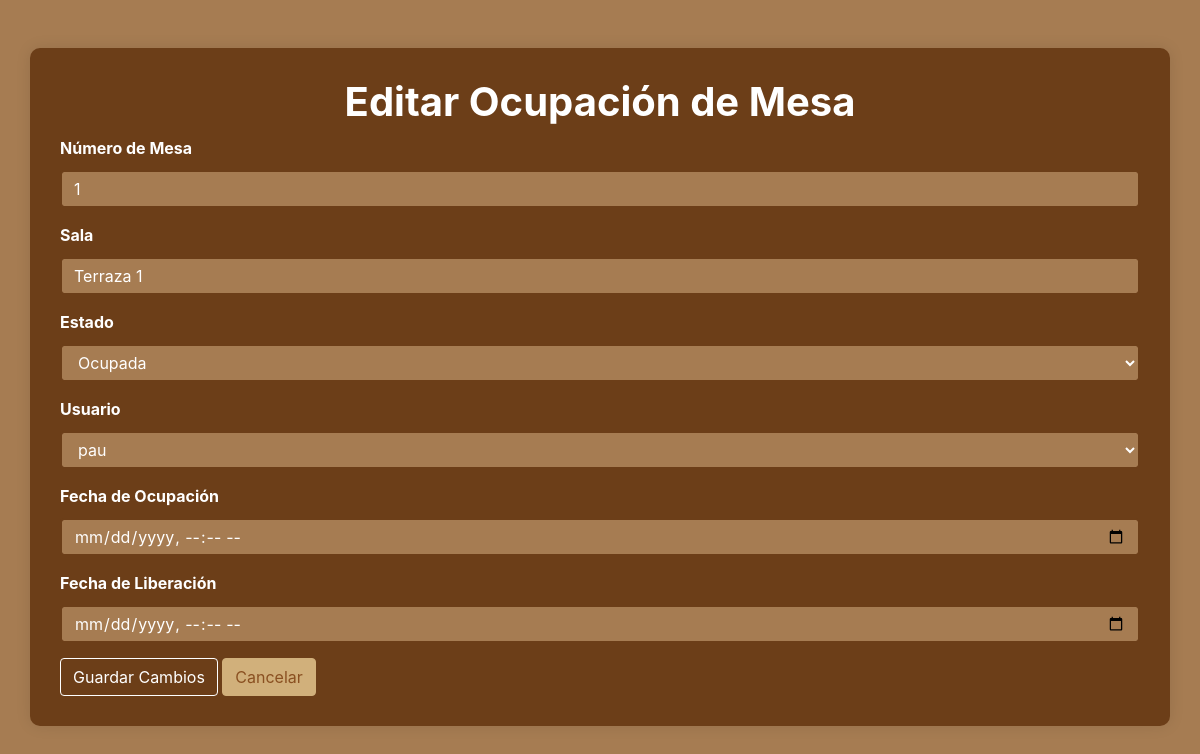
Screenshot of /admin/gestionMesas/editar_ocupacion.php?id=1 (signed in) with the database file from the repository.
### tables this page shows
CREATE TABLE tbl_tables (
    table_id INT PRIMARY KEY AUTO_INCREMENT,
    room_id INT NOT NULL,
    table_number INT NOT NULL,
    capacity INT NOT NULL,
    status ENUM('free', 'occupied') DEFAULT 'free',   
    FOREIGN KEY (room_id) REFERENCES tbl_rooms(room_id) ON DELETE CASCADE
);

CREATE TABLE tbl_rooms (
    room_id INT PRIMARY KEY AUTO_INCREMENT,
    name_rooms VARCHAR(50) NOT NULL,
    capacity INT NOT NULL,
    description TEXT,
    image_url VARCHAR(255)   
);

### admin/gestionMesas/editar_ocupacion.php (the view, shortened to what this page needs)
<?php
include_once('../../conexion/conexion.php');
try {
    $tableId = intval($_GET['id']);
    $sql = "
        SELECT
            tbl_tables.table_id,
            tbl_tables.table_number,
            tbl_rooms.name_rooms AS room_name,
            tbl_tables.status,
            tbl_occupations.start_time,
            tbl_occupations.end_time,
            tbl_users.username,
            tbl_users.user_id
        FROM
            tbl_tables
        INNER JOIN
            tbl_rooms ON tbl_tables.room_id = tbl_rooms.room_id
        LEFT JOIN
            tbl_occupations ON tbl_tables.table_id = tbl_occupations.table_id
        LEFT JOIN
            tbl_users ON tbl_occupations.user_id = tbl_users.user_id
        WHERE
            tbl_tables.table_id = ?
    ";
    $stmt = $conexion->prepare($sql);
    $stmt->bindParam(1, $tableId, PDO::PARAM_INT);
    $stmt->execute();
    $occupacion = $stmt->fetch(PDO::FETCH_ASSOC);
    $usuariosSql = "SELECT user_id, username FROM tbl_users";
    $usuariosStmt = $conexion->query($usuariosSql);
    $usuarios = $usuariosStmt->fetchAll(PDO::FETCH_ASSOC);
} catch (PDOException $e) {
    die("Error de conexión: " . $e->getMessage());
} catch (Exception $e) {
    die("Error: " . $e->getMessage());
}
?>
<!DOCTYPE html>
<html lang="es">
<head>
    <link rel="stylesheet" href="https://maxcdn.bootstrapcdn.com/bootstrap/4.5.2/css/bootstrap.min.css">
</head>
<body>
    <div class="container my-5">
        <h1 class="text-center texto-historial">Editar Ocupación de Mesa</h1>
        <form method="POST">
            <div class="form-group">
                <label for="table_number" class="texto-historial">Número de Mesa</label>
                <input type="text" class="form-control" id="table_number"
                       value="<?= htmlspecialchars($occupacion['table_number']) ?>" readonly>
            </div>
            <div class="form-group">
                <label for="room_name" class="texto-historial">Sala</label>
                <input type="text" class="form-control" id="room_name"
                       value="<?= htmlspecialchars($occupacion['room_name']) ?>" readonly>
            </div>
            <div class="form-group">
                <label for="estado" class="texto-historial">Estado</label>
                <select class="form-control" id="estado" name="estado" required>
                    <option value="occupied" <?= $occupacion['status'] === 'occupied' ? 'selected' : '' ?>>Ocupada</option>
                </select>
            </div>
            <div class="form-group">
                <label for="usuario" class="texto-historial">Usuario</label>
                <select class="form-control" id="usuario" name="usuario" required>
                    <?php foreach ($usuarios as $usuario): ?>
                        <option value="<?= $usuario['user_id'] ?>" <?= $usuario['user_id'] == $occupacion['user_id'] ? 'selected' : '' ?>>
                            <?= htmlspecialchars($usuario['username']) ?>
                        </option>
                    <?php endforeach; ?>
                </select>
            </div>
            <div class="form-group">
                <label for="start_time" class="texto-historial">Fecha de Ocupación</label>
                <input type="datetime-local" class="form-control" id="start_time" name="start_time"
                       value="<?= $occupacion['start_time'] ? date('Y-m-d\TH:i', strtotime($occupacion['start_time'])) : '' ?>" required>
            </div>
            <div class="form-group">
                <label for="end_time" class="texto-historial">Fecha de Liberación</label>
                <input type="datetime-local" class="form-control" id="end_time" name="end_time"
                       value="<?= $occupacion['end_time'] ? date('Y-m-d\TH:i', strtotime($occupacion['end_time'])) : '' ?>">
            </div>
            <button type="submit" class="btn btn-primary">Guardar Cambios</button>
            <a href="../historial.php" class="btn btn-secondary">Cancelar</a>
        </form>
    </div>
</body>
</html>

### admin/gestionMesas/editar_ocupacion.php (style rules this page uses)
body { background-color: #a67c52; color: white; }
.container { background-color: #6c3e18; border-radius: 10px; padding: 30px; box-shadow: 0px 0px 15px rgba(0, 0, 0, 0.1); }
h1.text-center { font-weight: bold; }
.form-group { margin-bottom: 15px; }
.form-control, .form-select { background-color: #a67c52; border: 2px solid #6c3e18; color: white; }
.form-control[readonly] { background-color: #a67c52; color: white; cursor: not-allowed; }
.btn-primary { background-color: #6c3e18; border-color: white; color: white; }
.btn-secondary { background-color: #d1b07b; border-color: #d1b07b; color: #8A5021; }
.texto-historial { font-weight: bold; margin-bottom: 10px; }

### rows the page displays
tbl_tables: table_number "1", room.name_rooms "Terraza 1", estado "Ocupada"

### other values shown
form field usuario "pau"
